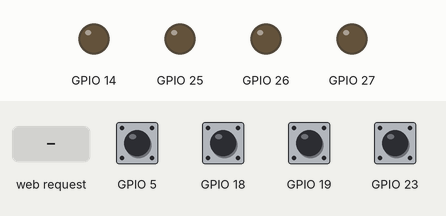
Recording of a sketch running on a simulated ESP32. On the bench: output pins drawn as LEDs (lit = HIGH). Inputs (shaded band) come from the test bench; at power-on: GPIO 5, GPIO 18, GPIO 19, GPIO 23 HIGH. WiFi joins after 1.5 s; servers stay silent unless stated; what the sketch prints to the serial monitor is not drawn.

Above: at 2.7 s.
2.8 s: GPIO 19 pulled LOW for 0.15 s
At 4.0 s:
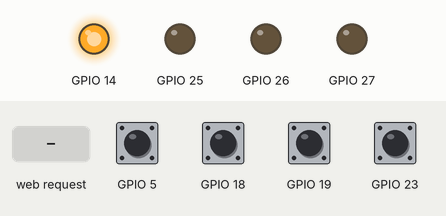
4.4 s: GPIO 5 pulled LOW for 0.15 s
At 5.2 s:
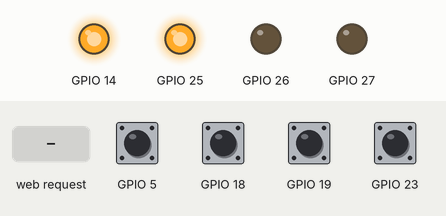
6.0 s: GPIO 18 pulled LOW for 0.15 s
At 6.4 s:
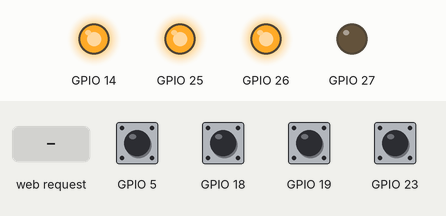
7.6 s: GPIO 23 pulled LOW for 0.15 s
At 8.7 s:
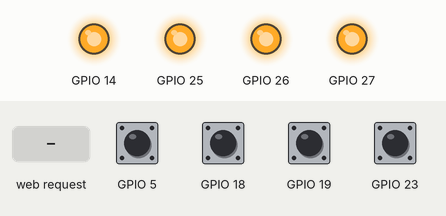
9.2 s: HTTP request GET /set?button_id=1 received
At 10.1 s:
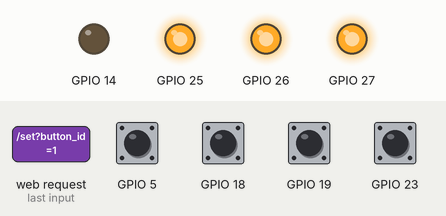
10.7 s: GPIO 5 pulled LOW for 1 s
At 11.1 s:
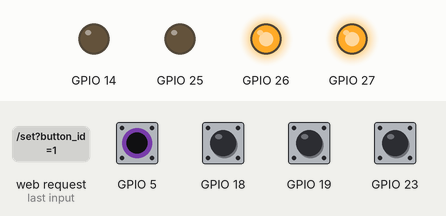
Timing chart, 0 to 13.7 s (numbered marks = the images above; inputs shaded):
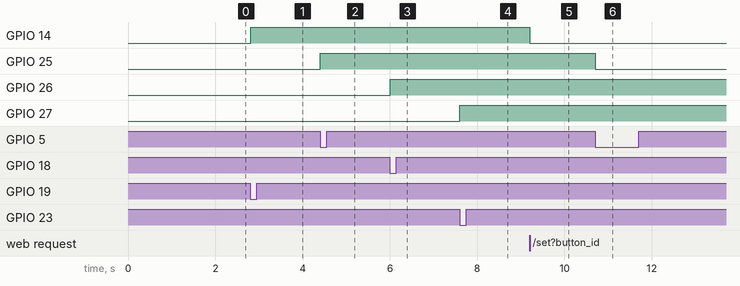

The sketch:

smart_lights.ino
```cpp
#include <WiFi.h>
#include <AsyncTCP.h>
#include <ESPAsyncWebServer.h>
//#include <ESPmDNS.h>

const char *ssid = "NSD";
const char *password = "suma@333";

// Create AsyncWebServer object on port 80
AsyncWebServer server(80);

// Create an Event Source on /events
AsyncEventSource events("/events");

struct device {
  const int id;
  const int pin;
  const int btnPin;
  int prevBtnState;
  int status;  // 0:off, 1:on
};
struct device d1 = { 1, 14, 19, 0, 0 };
struct device d2 = { 2, 27, 23, 0, 0 };
struct device d3 = { 3, 26, 18, 0, 0 };
struct device d4 = { 4, 25, 5, 0, 0 };

String processor(const String &var) {
  if (var == "btn1txt") {
    return d1.status == 0 ? "ON" : "OFF";
  } else if (var == "btn2txt") {
    return d2.status == 0 ? "ON" : "OFF";
  } else if (var == "btn3txt") {
    return d3.status == 0 ? "ON" : "OFF";
  } else if (var == "btn4txt") {
    return d4.status == 0 ? "ON" : "OFF";
  } else if (var == "btn1class") {
    return d1.status == 0 ? "button" : "button2";
  } else if (var == "btn2class") {
    return d2.status == 0 ? "button" : "button2";
  } else if (var == "btn3class") {
    return d3.status == 0 ? "button" : "button2";
  } else if (var == "btn4class") {
    return d4.status == 0 ? "button" : "button2";
  }

  return String();
}

const char index_html[] PROGMEM = R"rawliteral(
  <!DOCTYPE HTML><html>
  <head>
    <meta name='viewport' content='width=device-width, initial-scale=1'>
    <title>ESP32 Home Automation</title>
    <style>
    html { font-family: arial; display: inline-block; margin: 0px auto; text-align: center;}
    .button {
      background-color: mediumseagreen;
      border: none;
      color: white;
      padding: 10px 15px;
      text-decoration: none;
      font-size: 24px;
      cursor: pointer;
      margin: 3px;
    }
    .button2 {
      background-color: gray;
      border: none;
      color: white;
      padding: 10px 15px;
      text-decoration: none;
      font-size: 24px;
      cursor: pointer;
      margin: 3px;
    }
    .button3 {
      background-color: crimson;
      border: none;
      color: white;
      padding: 5px 10px;
      text-decoration: none;
      font-size: 22px;
      cursor: pointer;
      margin: 2px;
    }
    </style>
  </head>
  <body>
      <h1>ESP32 SMART LIGHTS!</h1>
      <h3 style='color: L1;'\>L1 LED State</h3>
      <p><a href='/set?button_id=1'><button id='btn1' class='%btn1class%'>%btn1txt%</button></a></p>
      <h3 style='color: L2;'>L2 LED State</h3>
      <p><a href='/set?button_id=2'><button id='btn2' class='%btn2class%'>%btn2txt%</button></a></p>
      <h3 style='color: L3;'>L3 LED State</h3>
      <p><a href='/set?button_id=3'><button id='btn3' class='%btn3class%'>%btn3txt%</button></a></p>
      <h3 style='color: L4;'>L4 LED State</h3>
      <p><a href='/set?button_id=4'><button id='btn4' class='%btn4class%'>%btn4txt%</button></a></p>
      <p><a href='/reset'><button class='button3'>Reset ALL</button></a></p>
      <script>
      if (!!window.EventSource) {
        var source = new EventSource('/events');
        source.addEventListener('toggleState', function(e) {
          console.log(e.data);
          let jsonData = JSON.parse(e.data);
          const element = document.getElementById(jsonData.id);
          if(jsonData.status == 1){
            element.innerHTML = 'OFF';
            element.className = "button2";
          }else{
            element.innerHTML = 'ON';
            element.className = "button";
          }
        }, false);
      }
</script>
</body>
</html>)rawliteral";

void setup() {

  Serial.begin(115200);

  pinMode(d1.pin, OUTPUT);
  pinMode(d2.pin, OUTPUT);
  pinMode(d3.pin, OUTPUT);
  pinMode(d4.pin, OUTPUT);

  pinMode(d1.btnPin, INPUT_PULLUP);
  pinMode(d2.btnPin, INPUT_PULLUP);
  pinMode(d3.btnPin, INPUT_PULLUP);
  pinMode(d4.btnPin, INPUT_PULLUP);

  WiFi.mode(WIFI_STA);
  WiFi.begin(ssid, password);
  Serial.println("");

  // Wait for connection
  while (WiFi.status() != WL_CONNECTED) {
    delay(500);
    Serial.print(".");
  }

  Serial.println("");
  Serial.print("Connected to ");
  Serial.println(ssid);
  Serial.print("IP address: ");
  Serial.println(WiFi.localIP());

  // Set up mDNS responder: "esp32.local" to access webpage
 // if (!MDNS.begin("esp32")) {
 //   Serial.println("Error setting up MDNS responder!");
  //  while (1) {
  //    delay(1000);
  //  }
 // }
 // Serial.println("mDNS responder started");
  // Add service to MDNS-SD
 // MDNS.addService("http", "tcp", 80);

  // Handle Web Server Root
  server.on("/", HTTP_GET, [](AsyncWebServerRequest *request) {
    request->send_P(200, "text/html", index_html, processor);
  });

  // Send a GET request to <IP>/set?button_id=<id>
  server.on("/set", HTTP_GET, [](AsyncWebServerRequest *request) {
    if (request->hasParam("button_id")) {
      int idValue = request->getParam("button_id")->value().toInt();
      if (idValue == d1.id) {
        togglePinState(&d1);
      } else if (idValue == d2.id) {
        togglePinState(&d2);
      } else if (idValue == d3.id) {
        togglePinState(&d3);
      } else if (idValue == d4.id) {
        togglePinState(&d4);
      }
    }
    request->send_P(200, "text/html", index_html, processor);
  });

  server.on("/reset", HTTP_GET, [](AsyncWebServerRequest *request) {
    resetAll();
    request->send_P(200, "text/html", index_html, processor);
  });

  // Handle Web Server Events
  events.onConnect([](AsyncEventSourceClient *client) {
    if (client->lastId()) {
      Serial.printf("Client reconnected! Last message ID that it got is: %u\n", client->lastId());
    }
    // send event with message "hello!", id current millis
    // and set reconnect delay to 1 second
    client->send("hello!", NULL, millis(), 10000);
  });
  server.addHandler(&events);

  server.begin();
  Serial.println("HTTP server started");
}

void loop() {
  int newBtn1State = digitalRead(d1.btnPin);
  int newBtn2State = digitalRead(d2.btnPin);
  int newBtn3State = digitalRead(d3.btnPin);
  int newBtn4State = digitalRead(d4.btnPin);

  if (d1.prevBtnState == 1 & newBtn1State == 0) {
    Serial.println(d1.status);
    togglePinState(&d1);
  }
  if (d2.prevBtnState == 1 & newBtn2State == 0) {
    togglePinState(&d2);
  }
  if (d3.prevBtnState == 1 & newBtn3State == 0) {
    togglePinState(&d3);
  }
  if (d4.prevBtnState == 1 & newBtn4State == 0) {
    togglePinState(&d4);
  }

  d1.prevBtnState = newBtn1State;
  d2.prevBtnState = newBtn2State;
  d3.prevBtnState = newBtn3State;
  d4.prevBtnState = newBtn4State;
  delay(10);
}

void togglePinState(struct device *d) {
  if (d->status == 0) {
    digitalWrite(d->pin, HIGH);
    d->status = 1;
  } else {
    digitalWrite(d->pin, LOW);
    d->status = 0;
  }
  //Create JSON DATA as String
  char data[500];
  snprintf(data, 500, "{\"id\":\"btn%d\", \"status\":%d}", d->id, d->status);

  // Send Event to the Web Client to update button status
  events.send(data, "toggleState", millis());
}

void resetAll() {
  if (d1.status == 1) {
    togglePinState(&d1);
  }
  if (d2.status == 1) {
    togglePinState(&d2);
  }
  if (d3.status == 1) {
    togglePinState(&d3);
  }
  if (d4.status == 1) {
    togglePinState(&d4);
  }
}
```

Measured:
- after the input at 2.8 s, GPIO 14: LOW → HIGH at once
- after the input at 4.4 s, GPIO 25: LOW → HIGH at once
- after the input at 6.0 s, GPIO 26: LOW → HIGH at once
- after the input at 7.6 s, GPIO 27: LOW → HIGH at once
- after the input at 9.2 s, GPIO 14: HIGH → LOW at once
- after the input at 10.7 s, GPIO 25: HIGH → LOW at once
